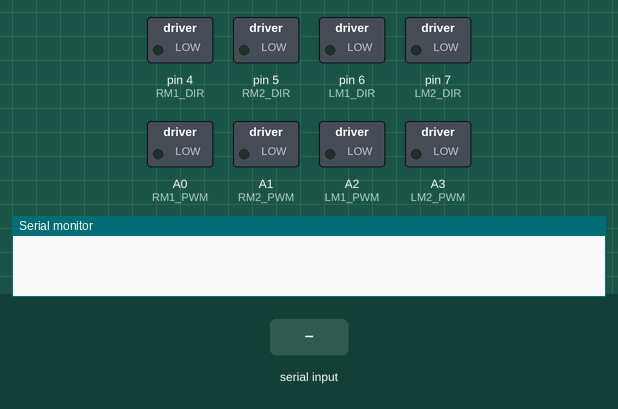
Bench run of a sketch on a simulated Arduino Uno, built with avr-gcc and run on an emulated ATmega328P. On the bench: switched loads named in the sketch (green lamp = pin HIGH), the last lines printed to the serial monitor. The inputs (shaded band) are chosen by the test bench.

Above: at 1.2 s.
1.3 s: "F" received over Serial
At 1.6 s:
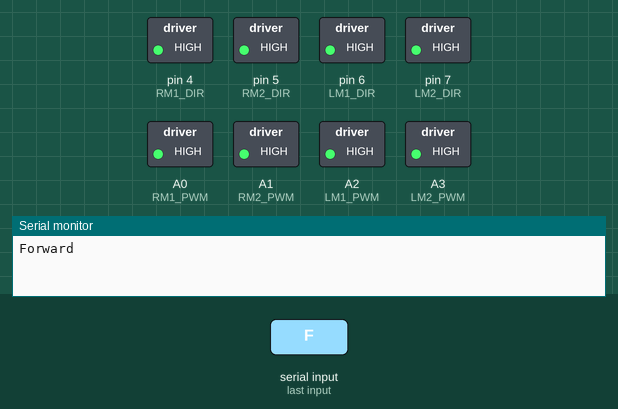
2.8 s: byte 83 ('S') received over Serial
At 3.9 s:
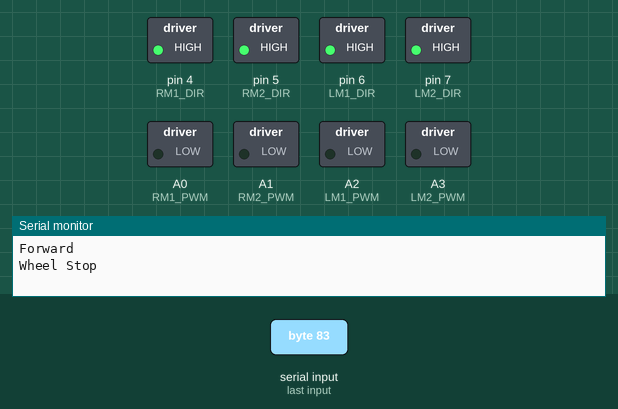
4.3 s: "B" received over Serial
At 5.1 s:
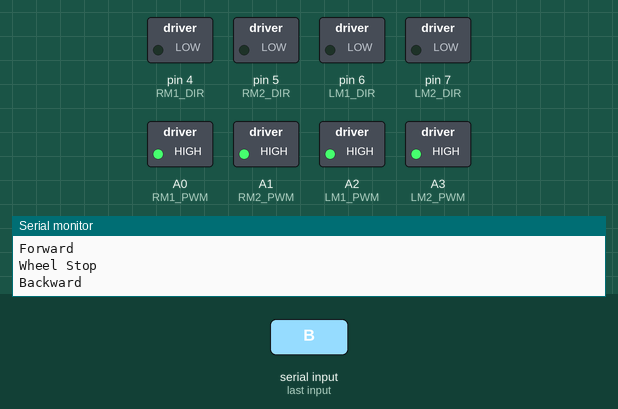
5.8 s: "L" received over Serial
At 6.2 s:
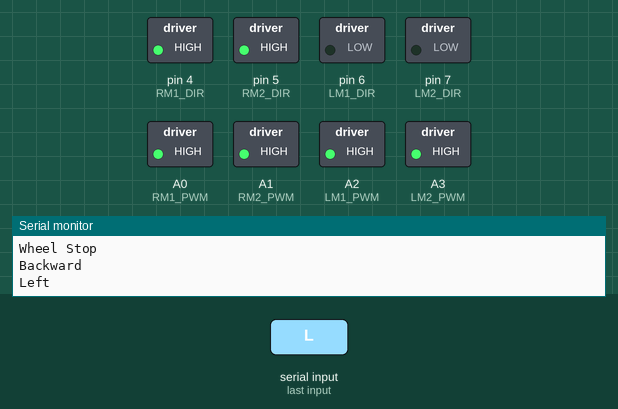
7.3 s: "R" received over Serial
At 8.5 s:
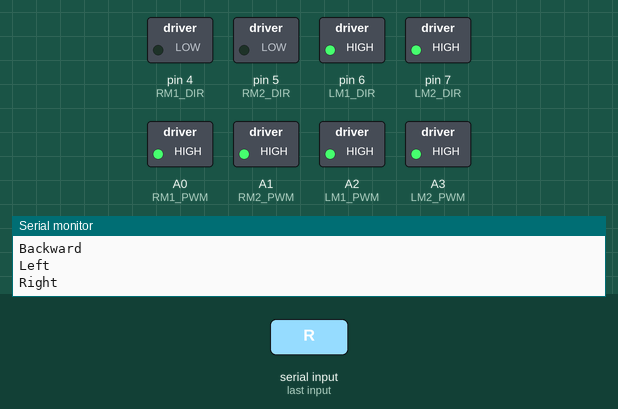
8.8 s: byte 83 ('S') received over Serial
At 9.7 s:
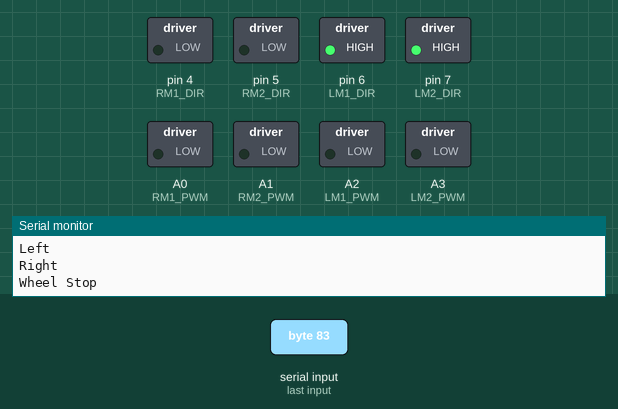
Timing chart, 0 to 11.3 s (numbered marks = the images above; inputs shaded):
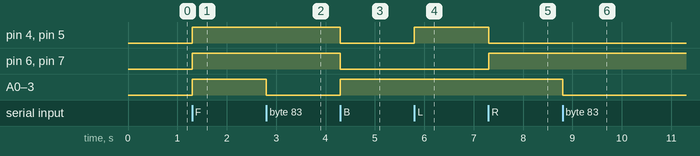

Measured:
- after the input at 1.3 s, pin 4 (RM1_DIR), pin 5 (RM2_DIR), pin 6 (LM1_DIR), pin 7 (LM2_DIR), A0 (RM1_PWM), A1 (RM2_PWM), A2 (LM1_PWM), A3 (LM2_PWM): LOW → HIGH at once
- after the input at 2.8 s, A0 (RM1_PWM), A1 (RM2_PWM), A2 (LM1_PWM), A3 (LM2_PWM): HIGH → LOW at once
- after the input at 4.3 s, pin 4 (RM1_DIR), pin 5 (RM2_DIR), pin 6 (LM1_DIR), pin 7 (LM2_DIR): HIGH → LOW at once; A0 (RM1_PWM), A1 (RM2_PWM), A2 (LM1_PWM), A3 (LM2_PWM): LOW → HIGH at once
- after the input at 5.8 s, pin 4 (RM1_DIR), pin 5 (RM2_DIR): LOW → HIGH at once
- after the input at 7.3 s, pin 4 (RM1_DIR), pin 5 (RM2_DIR): HIGH → LOW at once; pin 6 (LM1_DIR), pin 7 (LM2_DIR): LOW → HIGH at once
- after the input at 8.8 s, A0 (RM1_PWM), A1 (RM2_PWM), A2 (LM1_PWM), A3 (LM2_PWM): HIGH → LOW at once

The sketch:

MT-19_Bluetooth_Wheel_Control.ino
```cpp
/*
MT-19 Bluetooth Wheel Control
created by Razin Bin Issa
Date: 12-11-2018
*/
#define RM1_DIR 4
#define RM1_PWM A0
#define RM2_DIR 5
#define RM2_PWM A1

#define LM1_DIR 6
#define LM1_PWM A2
#define LM2_DIR 7
#define LM2_PWM A3

int PWM = 0;

void setup() {
  pinMode(RM1_DIR,OUTPUT);
  pinMode(RM1_PWM,OUTPUT);
  pinMode(RM2_DIR,OUTPUT);
  pinMode(RM2_PWM,OUTPUT);
  pinMode(LM1_DIR,OUTPUT);
  pinMode(LM1_PWM,OUTPUT);
  pinMode(LM2_DIR,OUTPUT);
  pinMode(LM2_PWM,OUTPUT);

  analogWrite(RM1_PWM,0);
  analogWrite(RM2_PWM,0);
  analogWrite(LM1_PWM,0);
  analogWrite(LM2_PWM,0);
  digitalWrite(RM1_DIR,LOW);
  digitalWrite(RM2_DIR,LOW);
  digitalWrite(LM1_DIR,LOW);
  digitalWrite(LM2_DIR,LOW);

  Serial.begin(9600);
}

void loop() {
  while(Serial.available())
  {
    char state = Serial.read();
    switch(state)
    {
      case '0':
      PWM = 0;
      break;
      case '1':
      PWM = 51;
      break;
      case '2':
      PWM = 102;
      break;
      case '3':
      PWM = 153;
      break;
      case '4':
      PWM = 204;
      break;
      case '5':
      PWM = 255;
      break;

      case 'F':
      goForward();
      break;
      case 'B':
      goBackward();
      break;
      case 'L':
      goLeft();
      break;
      case 'R':
      goRight();
      break;

      case 'S':
      wheelStop();
      break;
    }
  }
}

//wheel method....

void goForward()
{
  digitalWrite(RM1_DIR,HIGH);
  analogWrite(RM1_PWM,255);
  digitalWrite(RM2_DIR,HIGH);
  analogWrite(RM2_PWM,255);

  digitalWrite(LM1_DIR,HIGH);
  analogWrite(LM1_PWM,255);
  digitalWrite(LM2_DIR,HIGH);
  analogWrite(LM2_PWM,255);

  Serial.println("Forward");
}

void goBackward()
{
  digitalWrite(RM1_DIR,LOW);
  analogWrite(RM1_PWM,255);
  digitalWrite(RM2_DIR,LOW);
  analogWrite(RM2_PWM,255);

  digitalWrite(LM1_DIR,LOW);
  analogWrite(LM1_PWM,255);
  digitalWrite(LM2_DIR,LOW);
  analogWrite(LM2_PWM,255);

  Serial.println("Backward");
}

void goLeft()
{
  digitalWrite(RM1_DIR,HIGH);
  analogWrite(RM1_PWM,255);
  digitalWrite(RM2_DIR,HIGH);
  analogWrite(RM2_PWM,255);

  digitalWrite(LM1_DIR,LOW);
  analogWrite(LM1_PWM,255);
  digitalWrite(LM2_DIR,LOW);
  analogWrite(LM2_PWM,255);

  Serial.println("Left");
}

void goRight()
{
  digitalWrite(RM1_DIR,LOW);
  analogWrite(RM1_PWM,255);
  digitalWrite(RM2_DIR,LOW);
  analogWrite(RM2_PWM,255);

  digitalWrite(LM1_DIR,HIGH);
  analogWrite(LM1_PWM,255);
  digitalWrite(LM2_DIR,HIGH);
  analogWrite(LM2_PWM,255);

  Serial.println("Right");
}

void wheelStop()
{
  analogWrite(RM1_PWM,0);
  analogWrite(RM2_PWM,0);
  analogWrite(LM1_PWM,0);
  analogWrite(LM2_PWM,0);

  Serial.println("Wheel Stop");
}
```
